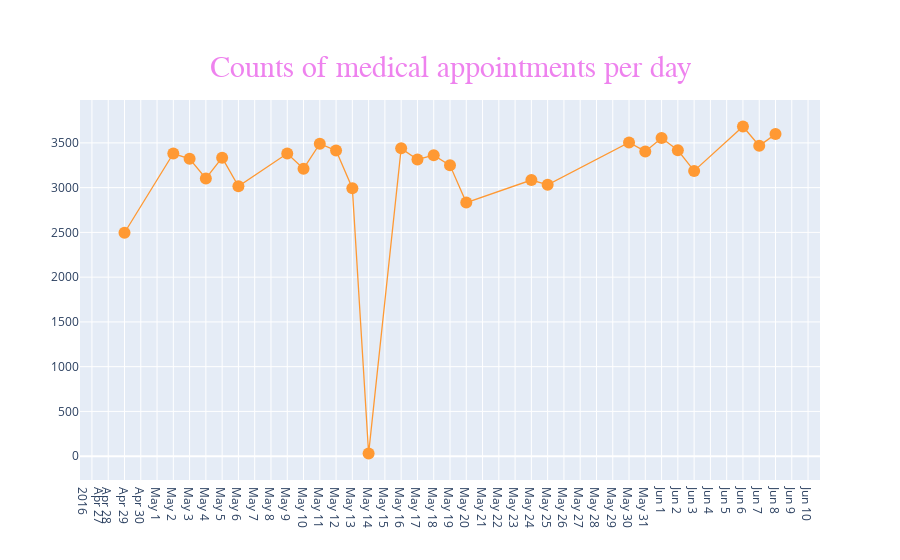

This figure's notebook cell:
### Code cell
# 시계열 데이터니 linegraph로 그려보기 
# plotly이용
import chart_studio.plotly as py
import cufflinks as cf
cf.go_offline(connected=True)
themes = cf.getThemes()

layout = {
    'title':{
    'text':'Counts of medical appointments per day',
    'font':{
        'size':30,
        'color':'violet',
        'family':'consolas'
    },
    'x':0.5,
    'y':0.9,
    },
    'xaxis':{
        'dtick':'1M'
    }
}

date_show.iplot(kind='scatter', theme='solar', mode='lines+markers', layout=layout)

### Figure 1 — Plotly figure (JSON) as saved in the notebook; plotly's stock layout.template omitted (floating-point values rounded to 4 significant figures)
{"data": [{"line": {"color": "rgba(255, 153, 51, 1.0)", "dash": "solid", "shape": "linear", "width": 1.3}, "marker": {"size": 12, "symbol": "circle"}, "mode": "lines+markers", "name": "Counts", "text": "", "type": "scatter", "x": ["2016-04-29", "2016-05-02", "2016-05-03", "2016-05-04", "2016-05-05", "2016-05-06", "2016-05-09", "2016-05-10", "2016-05-11", "2016-05-12", "2016-05-13", "2016-05-14", "2016-05-16", "2016-05-17", "2016-05-18", "2016-05-19", "2016-05-20", "2016-05-24", "2016-05-25", "2016-05-30", "2016-05-31", "2016-06-01", "2016-06-02", "2016-06-03", "2016-06-06", "2016-06-07", "2016-06-08"], "y": [2496, 3381, 3322, 3103, 3335, 3015, 3381, 3212, 3491, 3414, 2994, 30, 3439, 3315, 3363, 3249, 2833, 3085, 3032, 3504, 3405, 3555, 3417, 3187, 3683, 3468, 3598]}], "layout": {"title": {"font": {"color": "violet", "family": "consolas", "size": 30}, "text": "Counts of medical appointments per day", "x": 0.5, "y": 0.9}, "xaxis": {"dtick": "1M"}}}
